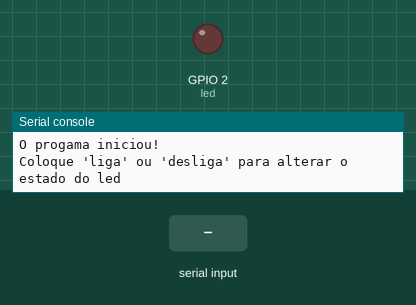
Bench run of a program on a simulated ESP32 board running MicroPython. Parts: output pins drawn as LEDs (lit = HIGH), the last lines printed to the serial console. Wiring (from the project's diagram.json): red LED on GPIO 2. The test bench sets the inputs (shaded band).

Above: at 1.2 s.
1.3 s: "liga" typed at the serial console, then Enter
At 1.8 s:
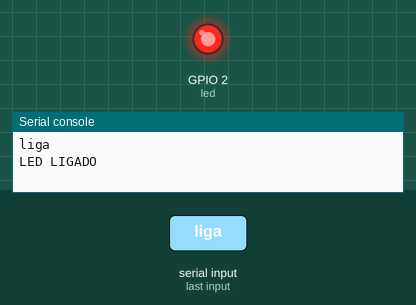
2.8 s: "desliga" typed at the serial console, then Enter
At 4.1 s:
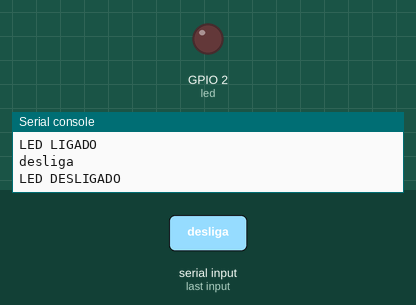
Timing chart, 0 to 5.8 s (numbered marks = the images above; inputs shaded):
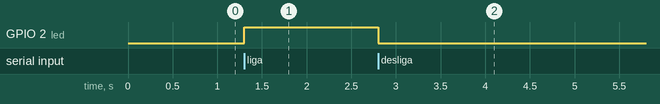

The program:

main.py
```python
from machine import Pin
import time

led = Pin(2, Pin.OUT)

print("O progama iniciou!")
print("Coloque 'liga' ou 'desliga' para alterar o estado do led")


while True:
  estado_led = input()
  estado_led_tratado = estado_led.strip().lower()
  if estado_led_tratado == "liga":
    led.value(1)
    print("LED LIGADO")
  elif estado_led_tratado == "desliga":
    led.value(0)
    print("LED DESLIGADO")
  else:
    print("Error")
```

Measured:
- after the input at 1.3 s, GPIO 2 (led): LOW → HIGH at once
- after the input at 2.8 s, GPIO 2 (led): HIGH → LOW at once
